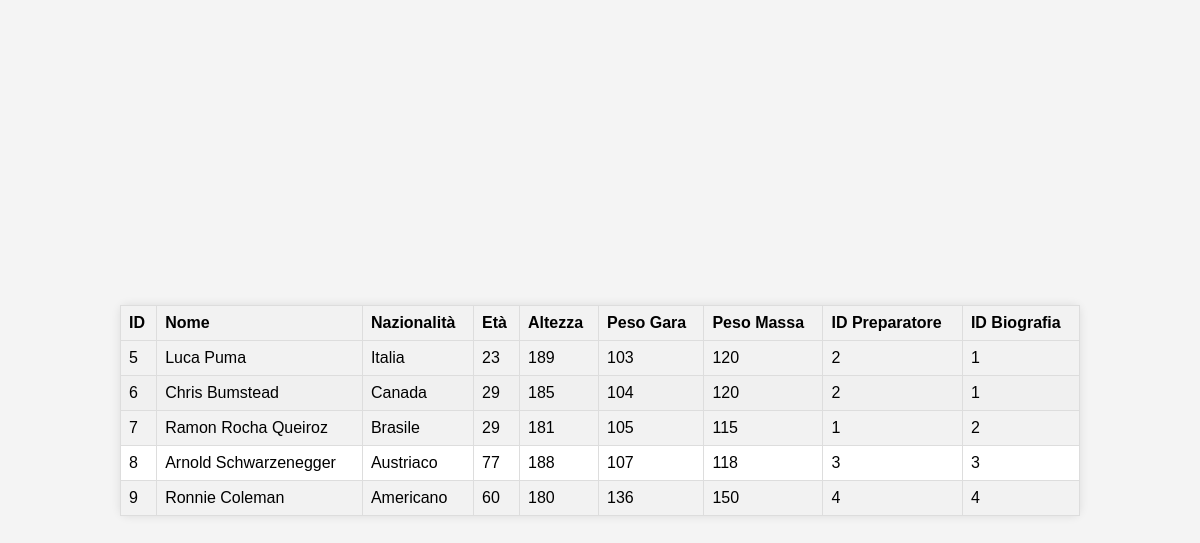
/atleta.php?atleta=Chris+Bumstead, run on the app's committed database.
### tables this page shows
CREATE TABLE `atleti` (
  `id` int(11) NOT NULL,
  `nome` varchar(50) NOT NULL,
  `nazionalita` varchar(50) NOT NULL,
  `eta` int(11) NOT NULL,
  `altezza` varchar(50) NOT NULL,
  `peso_gara` int(50) NOT NULL,
  `peso_massa` int(11) NOT NULL,
  `id_preparatore` int(11) NOT NULL,
  `id_biografia` int(11) NOT NULL
);

### atleta.php (the view, shortened to what this page needs)
<!DOCTYPE html>
<html lang="en">
<head>
</head>
<body>
<?php
include 'credenziali.php';
$conn = new mysqli($servername, $username, $password, $dbname);
if (isset($_GET['atleta'])) {
    $atleta = $_GET['atleta'];
    $sql = "SELECT * FROM ATLETI";
    $result = $conn->query($sql);
    if ($result->num_rows > 0) {
        echo "<table><tr><th>ID</th><th>Nome</th><th>Nazionalità</th><th>Età</th><th>Altezza</th><th>Peso Gara</th><th>Peso Massa</th><th>ID Preparatore</th><th>ID Biografia</th></tr>";
        while ($row = $result->fetch_assoc()) {
            echo "<tr" . ($row['nome'] == $atleta ? ' class="selected"' : '') . ">";
            foreach ($row as $value) {
                echo "<td>" . $value . "</td>";
            }
            echo "</tr>";
        }
        echo "</table>";
    } else {
        echo "Nessun risultato trovato per questo atleta.";
    }
} else {
    echo "Nome dell'atleta non specificato.";
}
?>
</body>
</html>

### atleta.php (style rules this page uses)
body { font-family: 'Arial', sans-serif; background-color: #f4f4f4; margin: 0; padding: 0; display: flex; justify-content: center; align-items: center; height: 100vh; position: relative; }
table { width: 80%; border-collapse: collapse; margin-top: 20px; border-radius: 8px; box-shadow: 0 0 10px rgba(0, 0, 0, 0.1); background-color: #fff; }
th, td { border: 1px solid #dddddd; text-align: left; padding: 8px; cursor: pointer; }
th { background-color: #f2f2f2; }
tr:nth-child(even) { background-color: #f2f2f2; }
tr.selected { background-color: #f0f0f0; }

### data on the page
atleti: id "5", nome "Luca Puma", nazionalita "Italia", eta "23", altezza "189", peso_gara "103", peso_massa "120", id_preparatore "2", id_biografia "1"
atleti: id "6", nome "Chris Bumstead", nazionalita "Canada", eta "29", altezza "185", peso_gara "104", peso_massa "120", id_preparatore "2", id_biografia "1"
atleti: id "7", nome "Ramon Rocha Queiroz", nazionalita "Brasile", eta "29", altezza "181", peso_gara "105", peso_massa "115", id_preparatore "1", id_biografia "2"
atleti: id "8", nome "Arnold Schwarzenegger", nazionalita "Austriaco", eta "77", altezza "188", peso_gara "107", peso_massa "118", value "3"
atleti: id "9", nome "Ronnie Coleman", nazionalita "Americano", eta "60", altezza "180", peso_gara "136", peso_massa "150", value "4"
